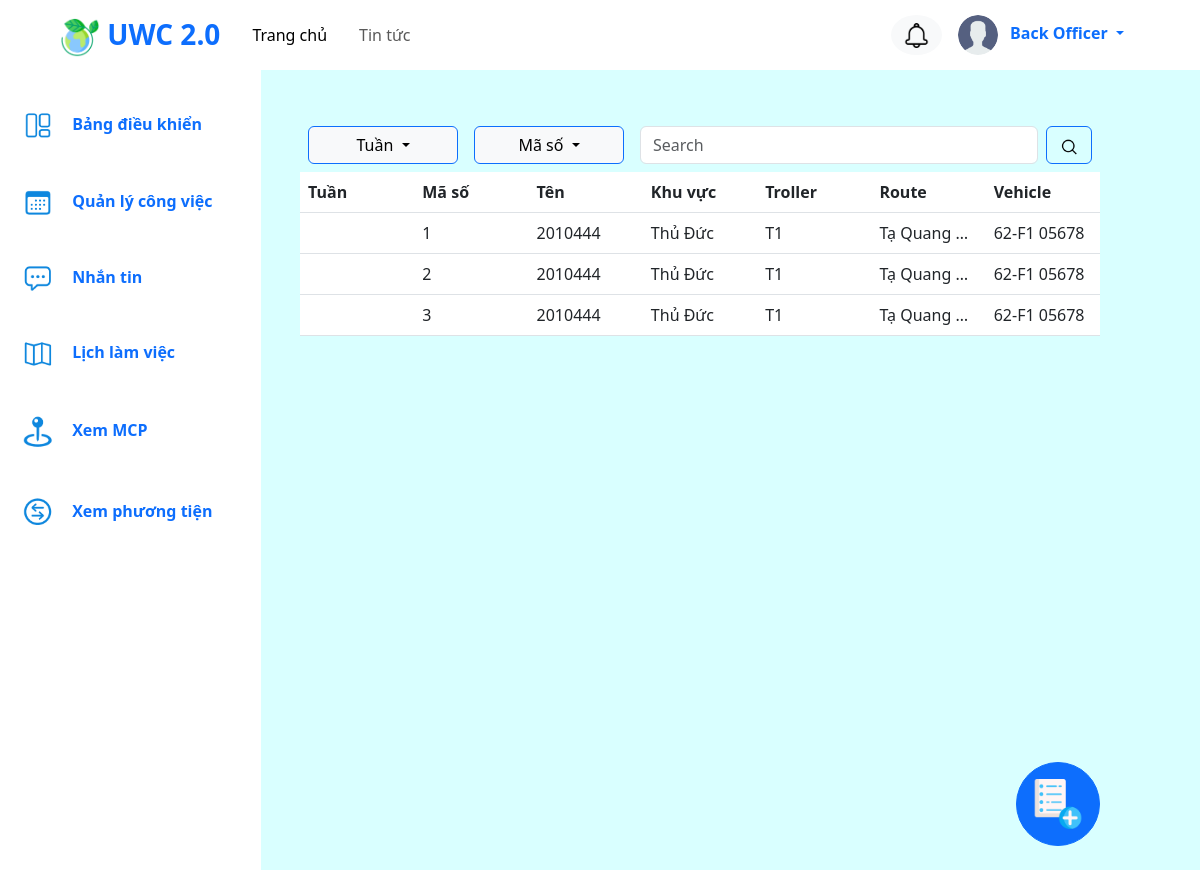
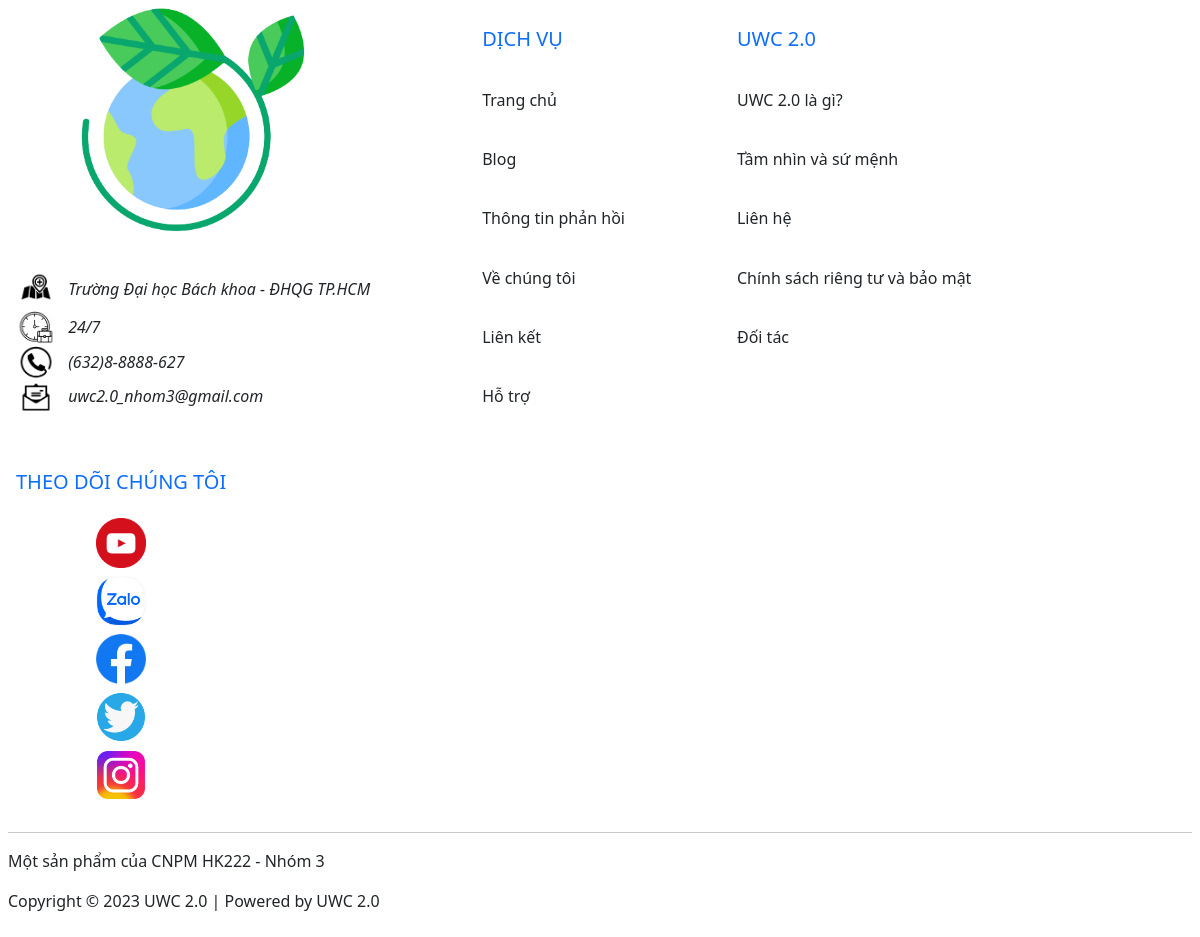
Screenshot of /task/manage (signed in) with the database file from the repository (2 pictures, top to bottom).
### tables this page shows
CREATE TABLE `task` (
  `id_task` int(10) UNSIGNED NOT NULL,
  `description` text DEFAULT NULL,
  `id_employee` int(10) UNSIGNED NOT NULL,
  `assigned_area` text DEFAULT NULL,
  `assigned_troller` text DEFAULT NULL,
  `assigned_route` text DEFAULT NULL,
  `assigned_vehicle` text DEFAULT NULL,
  `state` int(10) UNSIGNED NOT NULL,
  `week` int(100) NOT NULL,
  `day` int(100) NOT NULL,
  `time` int(100) NOT NULL
);

### core/Database.php (called while the page is built, shortened)
<?php
    class Database {
        private $server = 'localhost';
        private $dbName = 'uwc';
        private $user = 'root';
        private $password = '02082002';
        public function connect() {
            $this->conn = new mysqli($this->server, $this->user, $this->password, $this->dbName);
        }
    }
?>

### core/Controller.php (called while the page is built, shortened)
<?php
    class Controller
    {
        function model($model) {
            return new $model;
        }
        function view($view, $data=[]) {
            require_once("./view/". $view. ".php");
        }
    }
?>

### model/taskModel.php (called while the page is built, shortened)
<?php
    class taskModel extends Database {
        function getAllTask() {
            $sql = "SELECT * FROM task";
            $result = $this->conn->query($sql);
            return $result;
        }
    }
?>

### core/App.php (called while the page is built, shortened)
<?php
    class App
    {
        protected $controller = "home";
        protected $action = "default";
        function __construct()
        {
            $arr = $this->UrlProcess();
            if (isset($arr[0])){
                if (file_exists("./controller/". $arr[0] ."Controller.php")){
                    $this->controller = $arr[0];
                    unset($arr[0]);
                }
            }
            require_once "./controller/" . $this->controller . "Controller.php";
            $this->controller = new $this->controller;
            if (isset($arr[1]) && method_exists($this->controller, $arr[1])) {
                $this->action = $arr[1];
                unset($arr[1]);
            }
            $this->params = $arr ? array_values($arr) : [];
            $arr2 = array($this->params);
            call_user_func_array([ $this->controller, $this->action ], $arr2);
        }
        function UrlProcess(){
            if (isset($_GET['url'])){
                return explode("/", trim($_GET['url'], "/"));
            }
        }
    }
?>

### index.php (called while the page is built, shortened)
<?php
    require_once("core/App.php");
    require_once("core/Controller.php");
    require_once("core/Database.php");
    $myApp = new App();
?>

### view/taskManage.php (the view, shortened to what this page needs)
<?php
    require_once("header.php");
?>
<div class="row g-0 page-body">
    <div class="col-3">
        <?php
            require_once("leftbar.php");
        ?>
    </div>
    <div class="d-flex flex-column mb-3 col-8 my-5 ">
        <div class="d-flex">
            <div class="p-2 dropdown">
                <button class="btn btn-secondary dropdown-toggle bg-light text-black border-primary" type="button" data-bs-toggle="dropdown" aria-expanded="false" style="width:150px;">
                    Tuần
                </button>
            </div>
            <div class="p-2 dropdown">
                <button class="btn btn-secondary dropdown-toggle bg-light text-black border-primary" type="button" data-bs-toggle="dropdown" aria-expanded="false" style="width:150px;">
                    Mã số
                </button>
            </div>
            <div class="p-2 flex-grow-1">
                <form class="d-flex" role="search">
                    <input class="form-control me-2" type="search" placeholder="Search" aria-label="Search">
                    <button class="btn btn-outline-primary" type="submit">
                        <img src="../asset/img/search.png" alt="" width="20px">
                    </button>
                </form>
            </div>
        </div>
        <table class="table table-responsive table-responsive-sm">
            <thead>
                <tr class="fw-bold">
                    <th scope="row">Tuần</th>
                    <th scope="row">Mã số</th>
                    <th scope="row">Tên</th>
                    <th scope="row">Khu vực</th>
                    <th scope="row">Troller</th>
                    <th scope="row">Route</th>
                    <th scope="row">Vehicle</th>
                </tr>
            </thead>
            <tbody>
                <?php
                    if (isset($data['result'])) {
                        foreach ($data['result'] as $val) {
                            echo "<tr><td></td><td>".$val['id_task']."</td>".
                            "<td>".$val['id_employee']."</td>".
                            "<td>".$val['assigned_area']."</td>".
                            "<td>".$val['assigned_troller']."</td>".
                            "<td>".$val['assigned_route']."</td>".
                            "<td>".$val['assigned_vehicle']."</td></tr>";
                        }
                    }
                    else echo "<p class='text-center fs-6 fst-italic'>".$data['msg']."</p>";
                ?>
            </tbody>
        </table>
        <div class="d-flex flex-grow-1 align-items-end justify-content-end">
            <a href="/task/assign">
                <button type="button" class="btn btn-primary rounded-circle p-3 mb-2">
                    <img src="../asset/img/add_task.png" alt="" width="50px">
                </button>
            </a>
        </div>
    </div>
</div>
<?php
    require_once("footer.php");
?>

### controller/taskController.php (shortened to what this page needs)
<?php
class task extends Controller {
    function manage() {
        if (isset($_SESSION['position']) && $_SESSION['position'] == 'backofficer') {
            $show = $this->model('taskModel');
            $result = $show->getAllTask();
            if ($result->num_rows > 0) {
                while ($row = $result-> fetch_assoc()) {
                    $data[] = $row;
                }
                $this->view("taskManage", ['result' => $data]);
            }
            else $this->view("taskManage", ['msg' => 'Chưa có task nào.']);
        }
        else $this->view("page404");
    }
}
?>

### view/header.php (shortened to what this page needs)
<!DOCTYPE html>
  <html lang="en">
    <head>
      <link href="https://cdn.jsdelivr.net/npm/bootstrap@5.3.0-alpha3/dist/css/bootstrap.min.css" rel="stylesheet">
      <link rel="stylesheet" href="https://unpkg.com/leaflet@1.2.0/dist/leaflet.css" />
      <link rel="stylesheet" href="https://unpkg.com/leaflet-routing-machine@latest/dist/leaflet-routing-machine.css" />
      <link rel="stylesheet" href="../asset/style.css">
      <link rel="stylesheet" href="../asset/switch.css">
      <link rel="stylesheet" href="../asset/assign.css">
    </head>
    <body>
      <nav class="navbar navbar-expand-md bg-white navbar-white">
        <div class="container-fluid mx-5">
          <a href="#" class="navbar-brand fs-3 fw-semibold text-primary">
            <img src="../asset/img/logo_uwc.png" alt="" width="40px">
            UWC 2.0
          </a>
          <div class="collapse navbar-collapse" id="collapsibleNavbar">
            <ul class="navbar-nav">
              <li class="nav-item mx-2">
                <a href="/home" class="nav-link active fs-6" >Trang chủ</a>
              </li>
              <li class="nav-item mx-2">
                <a href="https://www.frontiersin.org/articles/10.3389/frsc.2020.00008/full" class="nav-link fs-6">Tin tức</a>
              </li>
            </ul>
          </div>
          <?php
            if (isset($_SESSION['user_name'])) {
              echo <<< _END
              <span class="d-grid gap-2 col-6 d-md-flex justify-content-md-end me-3">
                <button type="button" class="btn bg-light rounded-circle"><img src="../asset/img/notification.png" alt="" width="25px"></button>
                <div class="dropdown">
                  <a class="dropdown-toggle text-decoration-none" href="" role="button" data-bs-toggle="dropdown" aria-expanded="false">
                    <img class="rounded-circle mx-2" width="40px" src="../asset/img/user.png">
                    <span class="fs-6 fw-bold"> Back Officer </span>
                  </a>
                  <ul class="dropdown-menu dropdown-menu-end">
                    <li><a class="dropdown-item fs-6" href="/task/manage">Quản lí</a></li>
                    <li><a class="dropdown-item fs-6" href="/task/assign">Phân công công việc</a></li>
                    <li><hr class="dropdown-divider"></li>
                    <li><a class="dropdown-item fs-6" href="/user/signout">Đăng xuất</a></li>
                  </ul>
                </div>
              </span>
              _END;
            }
          ?>
        </div>
      </nav>

### view/leftbar.php
<div class=" left-bar flex-shrink-0 px-5 pt-3 bg-white text-dark" style="box-sizing: border-box;">
    <ul class="list-unstyled ps-0">
        <li class="nav-item fs-6 fw-bold text-primary">
            <a class="nav-link py-4" href="#">
                <img src="../asset/img/leftbar1.png" style="margin-right: 15px;" alt="" width="30px">
                Bảng điều khiển
            </a>
        </li>
        <li class="nav-item fs-6 fw-bold text-primary">
            <a class="nav-link py-4" href="/task/manage">
                <img src="../asset/img/leftbar2.png" style="margin-right: 15px;" alt="" width="30px">
                Quản lý công việc
            </a>
        </li>
        <li class="nav-item fs-6 fw-bold text-primary">
            <a class="nav-link py-4" href="#">
                <img src="../asset/img/leftbar3.png" style="margin-right: 15px;" alt="" width="30px">
                Nhắn tin
            </a>
        </li>
        <li class="nav-item fs-6 fw-bold text-primary">
            <a class="nav-link py-4" href="#">
                <img src="../asset/img/leftbar4.png" style="margin-right: 15px;" alt="" width="30px">
                Lịch làm việc
            </a>
        </li>
        <li class="nav-item fs-6 fw-bold text-primary">
            <a class="nav-link py-4" href="#">
                <img src="../asset/img/leftbar5.png" style="margin-right: 15px;" alt="" width="30px">
                Xem MCP
            </a>
        </li>
        <li class="nav-item fs-6 fw-bold text-primary">
            <a class="nav-link py-4" href="#">
                <img src="../asset/img/leftbar6.png" style="margin-right: 15px;" alt="" width="30px">
                Xem phương tiện
            </a>
        </li>
    </ul>
</div>

### view/footer.php (shortened to what this page needs)
    <footer>
      <div class="d-flex p-2 flex-column flex-wrap align-content-center text-dark bg-white" >
        <div class="d-flex p-2 flex-md-row flex-column gap-3 flex-wrap align-content-center">
          <div style="padding: 0 3em 0 0">
            <img src="../asset/img/logo_uwc.png" class="rounded mx-auto d-block" alt="" width="240px">
            <hr style="color:white;"/>
            <div style="text-align:left;">
              <img src="../asset/img/location-logo.png" class="me-2" alt="" width="40px">
              <i>Trường Đại học Bách khoa - ĐHQG TP.HCM</i>
            </div>
            <div style="text-align:left;">
              <img src="../asset/img/work-time-logo.png" class="me-2" alt="" width="40px">
              <i>24/7</i>
            </div>
            <div style="text-align:left;">
              <img src="../asset/img/phone-logo.png" class="me-2" alt="" width="40px">
              <i>(632)8-8888-627</i>
            </div>
            <div style="text-align:left;">
              <img src="../asset/img/mail-logo.png" class="me-2" alt="" width="40px">
              <i>uwc2.0_nhom3@gmail.com</i>
            </div>
          </div>
          <div style="padding: 0 3em"><br>
            <h5 class="pb-3 text-primary">DỊCH VỤ</h4>
            <h6 style="text-align:left;" class="nav-item mb-2"> <a href="#" class="nav-link py-3">Trang chủ</a></h6>
            <h6 style="text-align:left;" class="nav-item mb-2"> <a href="#" class="nav-link py-3">Blog</a></h6>
            <h6 style="text-align:left;" class="nav-item mb-2"> <a href="#" class="nav-link py-3">Thông tin phản hồi</a></h6>
            <h6 style="text-align:left;" class="nav-item mb-2"> <a href="#" class="nav-link py-3">Về chúng tôi</a></h6>
            <h6 style="text-align:left;" class="nav-item mb-2"> <a href="#" class="nav-link py-3">Liên kết</a></h6>
            <h6 style="text-align:left;" class="nav-item mb-2"> <a href="#" class="nav-link py-3">Hỗ trợ</a></h6>
          </div>
          <div style="padding: 0 3em;"><br>
            <h5 class="pb-3 text-primary">UWC 2.0</h4>
            <h6 style="text-align:left;" class="nav-item mb-2"> <a href="#" class="nav-link py-3">UWC 2.0 là gì?</a></h6>
            <h6 style="text-align:left;" class="nav-item mb-2"> <a href="#" class="nav-link py-3">Tầm nhìn và sứ mệnh</a></h6>
            <h6 style="text-align:left;" class="nav-item mb-2"> <a href="#" class="nav-link py-3">Liên hệ </a></h6>
            <h6 style="text-align:left;" class="nav-item mb-2"> <a href="#" class="nav-link py-3">Chính sách riêng tư và bảo mật</a></h6>
            <h6 style="text-align:left;" class="nav-item mb-2"> <a href="#" class="nav-link py-3">Đối tác</a></h6>
          </div>
          <div><br>
            <h5 style="text-align:center;" class="pb-3 text-primary">THEO DÕI CHÚNG TÔI</h4>
            <h6 style="text-align:center;" class="nav-item mb-2">
              <img height="50px" weight="50px" src="../asset/img/youtube-icon.png" onclick="targetImage('https:\\www.youtube.com/feed/trending')" style="cursor:pointer;"/>
            </h6>
            <h6 style="text-align:center;" class="nav-item mb-2">
              <img height="50px" weight="50px" src="../asset/img/zalo_sharelogo.png"onclick="targetImage('https:\\zalo.me/pc')" style="cursor:pointer;" />
            </h6>
            <h6 style="text-align:center;" class="nav-item mb-2">
              <img height="50px" weight="50px" src="../asset/img/fb-logo.png"onclick="targetImage('https:\\www.facebook.com/')" style="cursor:pointer;" />
            </h6>
            <h6 style="text-align:center;" class="nav-item mb-2">
              <img height="50px" weight="50px" src="../asset/img/twitter-logo.png"onclick="targetImage('https:\\twitter.com/')" style="cursor:pointer;" />
            </h6>
            <h6 style="text-align:center;" class="nav-item mb-2">
              <img height="50px" weight="50px" src="../asset/img/instagram-logo.png"onclick="targetImage('https:\\www.instagram.com/')" style="cursor:pointer;" />
            </h6>
          </div>
        </div>
        <div>
          <hr style="width:100%;"/>
          <p>Một sản phẩm của CNPM HK222 - Nhóm 3 </p>
          <p>Copyright © 2023 UWC 2.0 | Powered by UWC 2.0</p>
        </div>
      </div>
    </footer>
  </body>
</html>

### asset/style.css (style rules this page uses)
body { background-color: #D9FFFF; }
.page-body { min-height: 100vh; position: relative; }
.left-bar { position: absolute; top: 0; left: -25px; bottom: 0; }

### asset/assign.css (style rules this page uses)
table { width: 100% }
th,td { font-weight: unset; padding-right: 10px; max-width: 10px; overflow: hidden; text-overflow: ellipsis; white-space: nowrap; }

### rows the page displays
task: id_task "1", id_employee "2010444", assigned_area "Thủ Đức", assigned_troller "T1", assigned_route "Tạ Quang…", assigned_vehicle "62-F1 05678"
task: id_task "2", id_employee "2010444", assigned_area "Thủ Đức", assigned_troller "T1", assigned_route "Tạ Quang…", assigned_vehicle "62-F1 05678"
task: id_task "3", id_employee "2010444", assigned_area "Thủ Đức", assigned_troller "T1", assigned_route "Tạ Quang…", assigned_vehicle "62-F1 05678"
